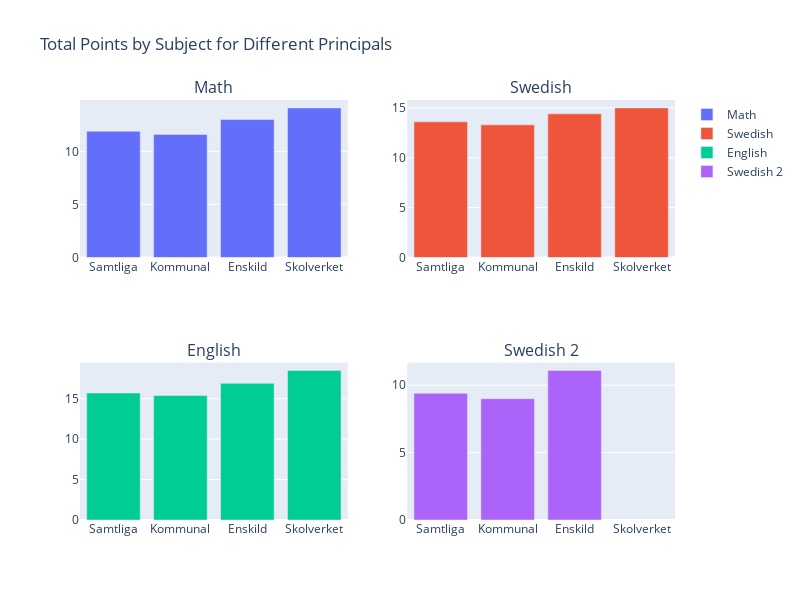

This figure's notebook cell:
### Code cell
from plotly.subplots import make_subplots
import plotly.graph_objects as go

# Define the layout of your subplots (2 rows, 2 columns)
fig = make_subplots(
    rows=2, cols=2,
    subplot_titles=('Math', 'Swedish', 'English', 'Swedish 2')
)

# Add a bar chart to each subplot for a different subject

# Math
fig.add_trace(
    go.Bar(x=df_math['Principal'], y=df_math['Total (points)[mean]'], name='Math'),
    row=1, col=1
)

# Swedish
fig.add_trace(
    go.Bar(x=df_swedish['Principal'], y=df_swedish['Total (points)[mean]'], name='Swedish'),
    row=1, col=2
)

# English
fig.add_trace(
    go.Bar(x=df_english['Principal'], y=df_english['Total (points)[mean]'], name='English'),
    row=2, col=1
)

# Swedish 2
fig.add_trace(
    go.Bar(x=df_swedish2['Principal'], y=df_swedish2['Total (points)[mean]'], name='Swedish 2'),
    row=2, col=2
)

# Update layout if needed (optional)
fig.update_layout(
    title_text="Total Points by Subject for Different Principals",
    height=600,  # Height of the figure in pixels
    width=800,   # Width of the figure in pixels
)

# Show the plot
fig.show()

### Figure 1 — Plotly figure (JSON) as saved in the notebook; plotly's stock layout.template omitted (floating-point values rounded to 4 significant figures)
{"data": [{"name": "Math", "type": "bar", "x": ["Samtliga", "Kommunal", "Enskild", "Skolverket"], "xaxis": "x", "y": [11.9, 11.6, 13, 14.1], "yaxis": "y"}, {"name": "Swedish", "type": "bar", "x": ["Samtliga", "Kommunal", "Enskild", "Skolverket"], "xaxis": "x2", "y": [13.6, 13.3, 14.4, 15], "yaxis": "y2"}, {"name": "English", "type": "bar", "x": ["Samtliga", "Kommunal", "Enskild", "Skolverket"], "xaxis": "x3", "y": [15.7, 15.4, 16.9, 18.5], "yaxis": "y3"}, {"name": "Swedish 2", "type": "bar", "x": ["Samtliga", "Kommunal", "Enskild", "Skolverket"], "xaxis": "x4", "y": [9.4, 9, 11.1, ".."], "yaxis": "y4"}], "layout": {"annotations": [{"font": {"size": 16}, "showarrow": false, "text": "Math", "x": 0.225, "xanchor": "center", "xref": "paper", "y": 1, "yanchor": "bottom", "yref": "paper"}, {"font": {"size": 16}, "showarrow": false, "text": "Swedish", "x": 0.775, "xanchor": "center", "xref": "paper", "y": 1, "yanchor": "bottom", "yref": "paper"}, {"font": {"size": 16}, "showarrow": false, "text": "English", "x": 0.225, "xanchor": "center", "xref": "paper", "y": 0.375, "yanchor": "bottom", "yref": "paper"}, {"font": {"size": 16}, "showarrow": false, "text": "Swedish 2", "x": 0.775, "xanchor": "center", "xref": "paper", "y": 0.375, "yanchor": "bottom", "yref": "paper"}], "height": 600, "title": {"text": "Total Points by Subject for Different Principals"}, "width": 800, "xaxis": {"anchor": "y", "domain": [0, 0.45]}, "xaxis2": {"anchor": "y2", "domain": [0.55, 1]}, "xaxis3": {"anchor": "y3", "domain": [0, 0.45]}, "xaxis4": {"anchor": "y4", "domain": [0.55, 1]}, "yaxis": {"anchor": "x", "domain": [0.625, 1]}, "yaxis2": {"anchor": "x2", "domain": [0.625, 1]}, "yaxis3": {"anchor": "x3", "domain": [0, 0.375]}, "yaxis4": {"anchor": "x4", "domain": [0, 0.375]}}}
